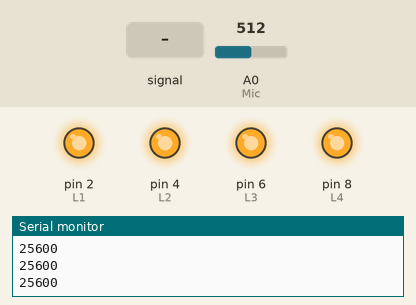
Recording of a sketch running on a simulated Arduino Uno, built with avr-gcc and run on an emulated ATmega328P. On the bench: output pins drawn as LEDs (lit = HIGH), the last lines printed to the serial monitor. The inputs (shaded band) are chosen by the test bench; at power-on: A0 (Mic) = 512.

Above: at 1.2 s.
1.3 s: A0 (Mic) fed a 200 Hz sine of ±255 counts around its level
4.3 s: A0 (Mic) fed a 50 Hz sine of ±306 counts around its level
At 5.5 s:
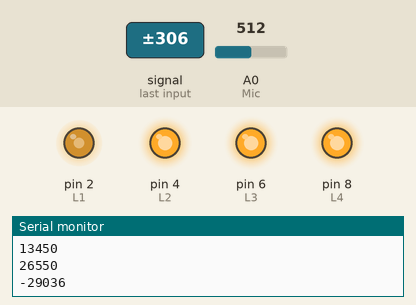
7.3 s: A0 (Mic) set to 690
At 8.5 s:
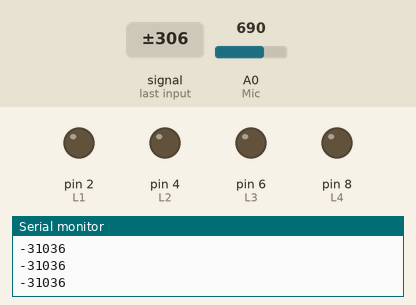
8.8 s: A0 (Mic) fed a 200 Hz sine of ±81 counts around its level
At 9.07 s:
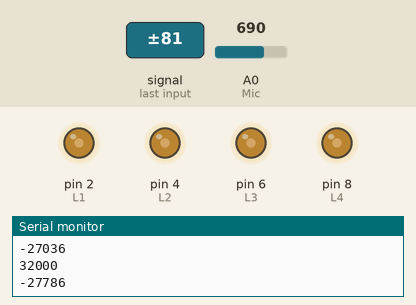
11.8 s: A0 (Mic) set to 670
13.3 s: A0 (Mic) set to 640
At 13.6 s:
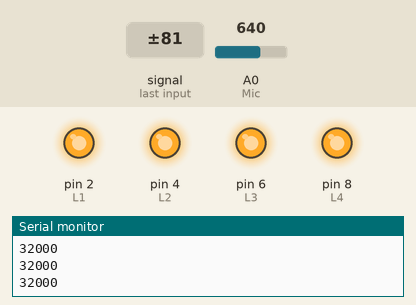
Timing chart, 0 to 15.8 s (numbered marks = the images above; inputs shaded):
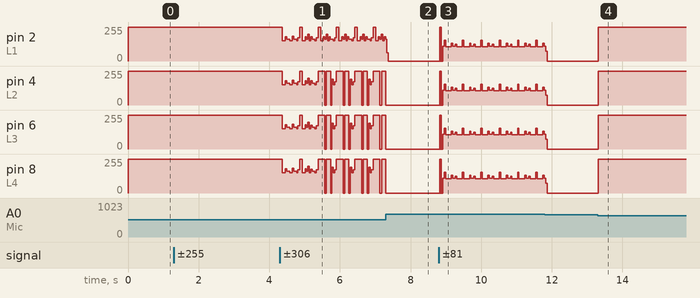

The sketch:

MIC_Analog.ino
```cpp
int L1 = 2;
int L2 = 4;
int L3 = 6;
int L4 = 8;

#define Mic A0


void setup() {
  pinMode(L1, OUTPUT);
  pinMode(L2, OUTPUT);
  pinMode(L3, OUTPUT);
  pinMode(L4, OUTPUT);
  pinMode(Mic, INPUT);

  Serial.begin(9600);
}

void loop() {
  int sig = analogRead(Mic)*50;
  Serial.println(sig);

  if(sig>1){digitalWrite(L1, HIGH);}else{digitalWrite(L1, LOW);};
  if(sig>300){digitalWrite(L2, HIGH);}else{digitalWrite(L2, LOW);};
  if(sig>680){digitalWrite(L3, HIGH);}else{digitalWrite(L3, LOW);};
  if(sig>950){digitalWrite(L4, HIGH);}else{digitalWrite(L4, LOW);};

}
```

Measured:
- the behaviour switches between 656 and 655 on A0 (Mic) (found by bisection; images 3 and 4)
- after the input at 7.3 s, pin 4 (L2), pin 6 (L3), pin 8 (L4): stops changing and stays 0/255
- after the input at 13.3 s, pin 2 (L1), pin 4 (L2), pin 6 (L3), pin 8 (L4): 0/255 → 255/255 at once
